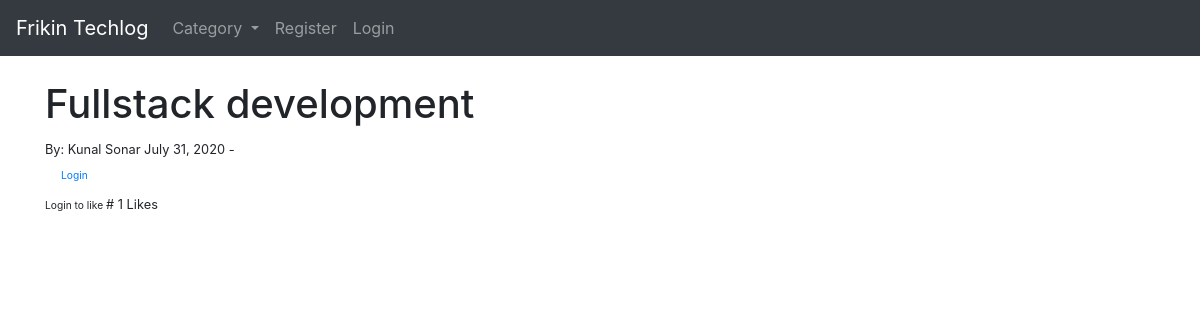
Page /article/22 on the committed database.
### techlog/models.py (models this page shows, shortened)
class Post(models.Model):
    title = models.CharField(max_length=255)
    title_tag = models.CharField(max_length=255)
    author = models.ForeignKey(User, on_delete=models.CASCADE)
    body = RichTextField(blank=True, null=True)
    post_date = models.DateField(auto_now_add=True)
    category = models.CharField(max_length=255, default='coding')
    snippet = models.CharField(max_length=255) #default='Click the link Above to read the blog Post..')
    likes = models.ManyToManyField(User, related_name='blog_posts' )
    def total_likes(self):
        return self.likes.count()

### techlog/views.py (the view)
# urls.py: path('article/<int:pk>', ArticleDetailView.as_view(), name='article-detail'),
class ArticleDetailView(DetailView):
    model = Post
    template_name = 'article_detail.html'
    def get_context_data(self, *args, **kwargs):
        cat_menu = Category.objects.all()
        context = super(ArticleDetailView, self).get_context_data(*args, **kwargs)
        stuff = get_object_or_404(Post, id=self.kwargs['pk'])
        total_likes = stuff.total_likes()
        liked = False
        if stuff.likes.filter(id=self.request.user.id).exists():
            liked = True
        context["cat_menu"] = cat_menu
        context["total_likes"] = total_likes
        context["liked"] = liked
        return context

### techlog/models.py (called while the page is built)
    def __str__(self):
        return self.name

### techlog/templates/article_detail.html (shortened to what this page needs)
{% extends 'base.html' %}
{% block content %}
<!DOCTYPE html>
<html lang="en">
<body>
  <h1> {{post.title}}</h1>
    <small> By:
        {{post.author.first_name }}
        {{post.author.last_name }}
        {{ post.post_date}} -
    {% if user.is_authenticated %}
        {% if user.id == post.author.id %}
        <a href="{% url 'update_post' post.pk %}">(Edit) </a>
        <a href="{% url 'delete_post' post.pk %}">(Delete) </a>
            {% endif %}
    </small><br/>
    {{ post.body|safe }}
    <br/> <br/>
    <a href="{% url 'home' %}" class="btn btn-secondary"> Back</a>
<br/><br/>
<br/>
<br/>
<br/>
<form action="{% url 'like_post' post.pk %}"
      method="POST">
    {% csrf_token%}
    {% if liked %}
    <button type="submit", name="post_id", value="{{ post.id }}",
            class=" btn btn-danger   btn-sm">Unlike</button>
    {% else %}
      <button type="submit", name="post_id", value="{{ post.id }}",
              class=" btn btn-primary
    btn-sm">Like</button>
    {% endif %}
    {% else %}
    <small><a class="nav-link" href="{% url 'login' %}">
        Login</a>
        Login to like </small>
{% endif %}
    # {{ total_likes }}
    Likes
</body>
</html>
{%  endblock %}

### rows in the picture
Post: title "Fullstack development", author.first_name "Kunal", author.last_name "Sonar", post_date "July 31, 2020"

### other values in the picture
{{ total_likes }} "1"
